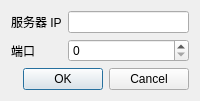
<ui version="4.0"><class>SettingsDialog</class><widget class="QDialog" name="SettingsDialog"><property name="windowTitle"><string>连接设置</string></property><layout class="QFormLayout"><item row="0" column="0"><widget class="QLabel"><property name="text"><string>服务器 IP</string></property></widget></item><item row="0" column="1"><widget class="QLineEdit" name="hostEdit"/></item><item row="1" column="0"><widget class="QLabel"><property name="text"><string>端口</string></property></widget></item><item row="1" column="1"><widget class="QSpinBox" name="portSpin"><property name="maximum"><number>65535</number></property></widget></item><item row="2" column="0" colspan="2"><widget class="QDialogButtonBox" name="buttonBox"><property name="standardButtons"><set>QDialogButtonBox::Cancel|QDialogButtonBox::Ok</set></property></widget></item></layout></widget></ui>
